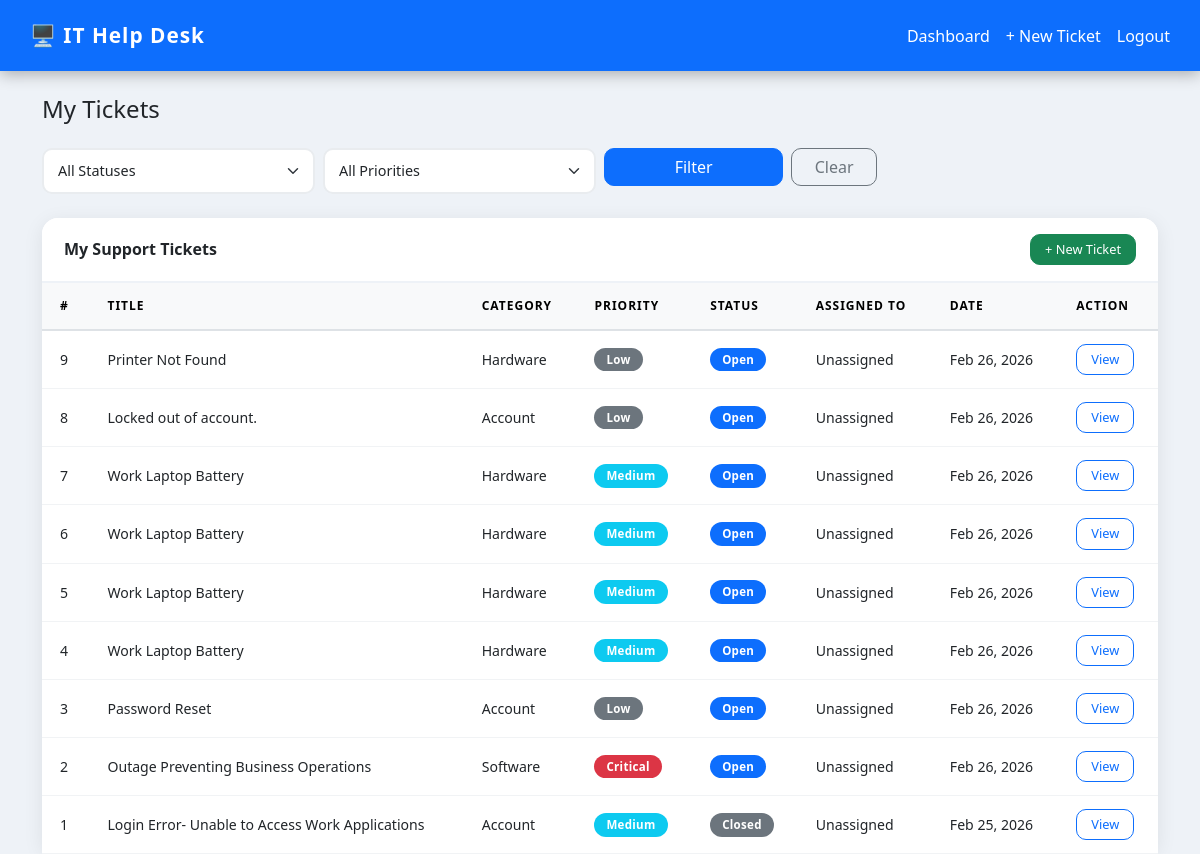
The app's page /staff/my_tickets.php (signed in) with its own data.
### tables this page shows
CREATE TABLE `tickets` (
  `id` int NOT NULL AUTO_INCREMENT,
  `user_id` int NOT NULL,
  `assigned_to` int DEFAULT NULL,
  `title` varchar(200) NOT NULL,
  `description` text NOT NULL,
  `category` enum('Hardware','Software','Network','Account','Other') DEFAULT 'Other',
  `priority` enum('Low','Medium','High','Critical') DEFAULT 'Medium',
  `status` enum('Open','In Progress','Resolved','Closed') DEFAULT 'Open',
  `created_at` timestamp NULL DEFAULT CURRENT_TIMESTAMP,
  `updated_at` timestamp NULL DEFAULT CURRENT_TIMESTAMP ON UPDATE CURRENT_TIMESTAMP,
  PRIMARY KEY (`id`),
  KEY `user_id` (`user_id`),
  KEY `assigned_to` (`assigned_to`),
  CONSTRAINT `tickets_ibfk_1` FOREIGN KEY (`user_id`) REFERENCES `users` (`id`),
  CONSTRAINT `tickets_ibfk_2` FOREIGN KEY (`assigned_to`) REFERENCES `users` (`id`)
);

### staff/my_tickets.php (the view, shortened to what this page needs)
<?php
require_once '../config/db.php';
$user_id = $_SESSION['user_id'];
$where  = ["t.user_id = ?"];
$params = [$user_id];
$whereSQL = "WHERE " . implode(" AND ", $where);
$stmt = $pdo->prepare("
    SELECT t.*, a.name as assigned_to_name
    FROM tickets t
    LEFT JOIN users a ON t.assigned_to = a.id
    $whereSQL
    ORDER BY t.created_at DESC
");
$stmt->execute($params);
$tickets = $stmt->fetchAll();
$priorityColor = ['Low' => 'secondary', 'Medium' => 'info', 'High' => 'warning', 'Critical' => 'danger'];
$statusColor   = ['Open' => 'primary', 'In Progress' => 'warning', 'Resolved' => 'success', 'Closed' => 'secondary'];
?>
<!DOCTYPE html>
<html lang="en">
<head>
    <link href="https://cdn.jsdelivr.net/npm/bootstrap@5.3.0/dist/css/bootstrap.min.css" rel="stylesheet">
    <link rel="stylesheet" href="../assets/css/style.css">
</head>
<body>
<nav class="navbar navbar-dark bg-primary px-4">
    <span class="navbar-brand">🖥️ IT Help Desk</span>
    <div class="d-flex gap-3">
        <a href="dashboard.php" class="text-white text-decoration-none">Dashboard</a>
        <a href="../tickets/create.php" class="text-white text-decoration-none">+ New Ticket</a>
        <a href="../auth/logout.php" class="text-white text-decoration-none">Logout</a>
    </div>
</nav>
<div class="container mt-4">
    <h4 class="mb-4">My Tickets</h4>
    <form method="GET" class="row g-2 mb-4">
        <div class="col-md-3">
            <select name="status" class="form-select">
                <option value="">All Statuses</option>
            </select>
        </div>
        <div class="col-md-3">
            <select name="priority" class="form-select">
                <option value="">All Priorities</option>
            </select>
        </div>
        <div class="col-md-2">
            <button type="submit" class="btn btn-primary w-100">Filter</button>
        </div>
        <div class="col-md-1">
            <a href="my_tickets.php" class="btn btn-outline-secondary w-100">Clear</a>
        </div>
    </form>
    <div class="card shadow-sm">
        <div class="card-header d-flex justify-content-between align-items-center">
            <strong>My Support Tickets</strong>
            <a href="../tickets/create.php" class="btn btn-sm btn-success">+ New Ticket</a>
        </div>
        <div class="card-body p-0">
            <table class="table table-hover mb-0">
                <thead class="table-light">
                    <tr>
                        <th>#</th>
                        <th>Title</th>
                        <th>Category</th>
                        <th>Priority</th>
                        <th>Status</th>
                        <th>Assigned To</th>
                        <th>Date</th>
                        <th>Action</th>
                    </tr>
                </thead>
                <tbody>
                    <?php if (empty($tickets)): ?>
                        <tr>
                            <td colspan="8" class="text-center py-4">
                                No tickets yet. <a href="../tickets/create.php">Submit your first ticket!</a>
                            </td>
                        </tr>
                    <?php else: ?>
                        <?php foreach ($tickets as $ticket): ?>
                        <tr>
                            <td><?= $ticket['id'] ?></td>
                            <td><?= htmlspecialchars($ticket['title']) ?></td>
                            <td><?= $ticket['category'] ?></td>
                            <td>
                                <span class="badge bg-<?= $priorityColor[$ticket['priority']] ?>">
                                    <?= $ticket['priority'] ?>
                                </span>
                            </td>
                            <td>
                                <span class="badge bg-<?= $statusColor[$ticket['status']] ?>">
                                    <?= $ticket['status'] ?>
                                </span>
                            </td>
                            <td><?= $ticket['assigned_to_name'] ?? 'Unassigned' ?></td>
                            <td><?= date('M d, Y', strtotime($ticket['created_at'])) ?></td>
                            <td>
                                <a href="../tickets/view.php?id=<?= $ticket['id'] ?>"
                                   class="btn btn-sm btn-outline-primary">View</a>
                            </td>
                        </tr>
                        <?php endforeach; ?>
                    <?php endif; ?>
                </tbody>
            </table>
        </div>
    </div>
</div>
</body>
</html>

### assets/css/style.css (style rules this page uses)
* { margin: 0; padding: 0; box-sizing: border-box; }
body { font-family: 'Segoe UI', Tahoma, Geneva, Verdana, sans-serif; background-color: #eef2f7 !important; }
.navbar { box-shadow: 0 3px 15px rgba(0,0,0,0.3) !important; padding: 15px 30px !important; }
.navbar-brand { font-size: 1.3rem !important; font-weight: 700 !important; letter-spacing: 1px !important; }
.card { border-radius: 16px !important; border: none !important; box-shadow: 0 4px 20px rgba(0,0,0,0.08) !important; }
.card-header { background: #fff !important; border-bottom: 2px solid #eef2f7 !important; padding: 16px 22px !important; border-radius: 16px 16px 0 0 !important; font-size: 1rem !important; }
.table { font-size: 0.88rem !important; }
.table thead th { font-weight: 700 !important; font-size: 0.75rem !important; text-transform: uppercase !important; letter-spacing: 1px !important; padding: 14px 18px !important; border-bottom: 2px solid #dee2e6 !important; }
.table tbody td { padding: 13px 18px !important; vertical-align: middle !important; border-bottom: 1px solid #f1f3f5 !important; }
.badge { font-size: 0.72rem !important; padding: 6px 12px !important; border-radius: 20px !important; font-weight: 600 !important; letter-spacing: 0.3px !important; }
.btn { border-radius: 10px !important; font-weight: 500 !important; transition: all 0.2s ease !important; }
.btn-sm { padding: 5px 14px !important; font-size: 0.8rem !important; }
.form-control, .form-select { border-radius: 10px !important; border: 2px solid #e9ecef !important; padding: 10px 14px !important; font-size: 0.9rem !important; transition: all 0.3s ease !important; }

### records on screen
tickets: id "9", title "Printer Not Found", category "Hardware", priority "Low", status "Open", assigned_to_name "Unassigned", created_at "Feb 26, 2026"
tickets: id "8", title "Locked out of account.", category "Account", priority "Low", status "Open", assigned_to_name "Unassigned", created_at "Feb 26, 2026"
tickets: id "7", title "Work Laptop Battery", category "Hardware", priority "Medium", status "Open", assigned_to_name "Unassigned", created_at "Feb 26, 2026"
tickets: id "6", title "Work Laptop Battery", category "Hardware", priority "Medium", status "Open", assigned_to_name "Unassigned", created_at "Feb 26, 2026"
tickets: id "5", title "Work Laptop Battery", category "Hardware", priority "Medium", status "Open", assigned_to_name "Unassigned", created_at "Feb 26, 2026"
tickets: id "4", title "Work Laptop Battery", category "Hardware", priority "Medium", status "Open", assigned_to_name "Unassigned", created_at "Feb 26, 2026"
tickets: id "3", title "Password Reset", category "Account", priority "Low", status "Open", assigned_to_name "Unassigned", created_at "Feb 26, 2026"
tickets: id "2", title "Outage Preventing Business Operations", category "Software", priority "Critical", status "Open", assigned_to_name "Unassigned", created_at "Feb 26, 2026"
tickets: id "1", title "Login Error- Unable to Access Work Applications", category "Account", priority "Medium", status "Closed", assigned_to_name "Unassigned", created_at "Feb 25, 2026"
